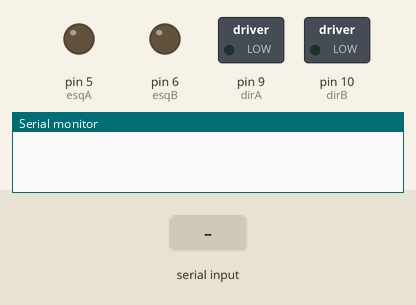
Bench run of a sketch on a simulated Arduino Uno, built with avr-gcc and run on an emulated ATmega328P. On the bench: switched loads named in the sketch (green lamp = pin HIGH), output pins drawn as LEDs (lit = HIGH), the last lines printed to the serial monitor. The inputs (shaded band) are chosen by the test bench.

Above: at 1.2 s.
1.3 s: "q" received over Serial
2.8 s: "w" received over Serial
At 3.4 s:
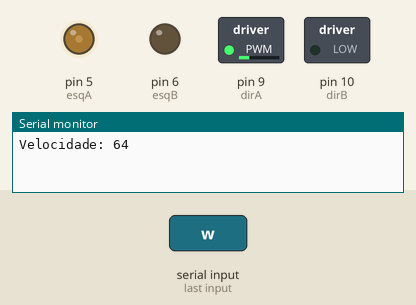
4.3 s: "d" received over Serial
At 4.6 s:
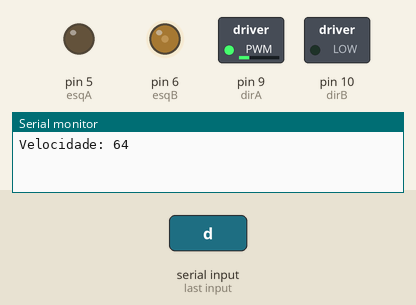
5.8 s: "a" received over Serial
At 6.9 s:
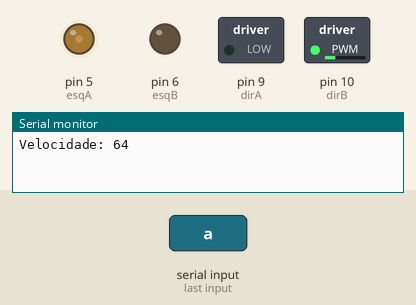
7.3 s: "x" received over Serial
At 8.1 s:
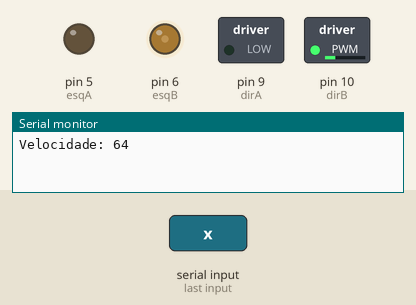
8.8 s: "q" received over Serial
At 9.2 s:
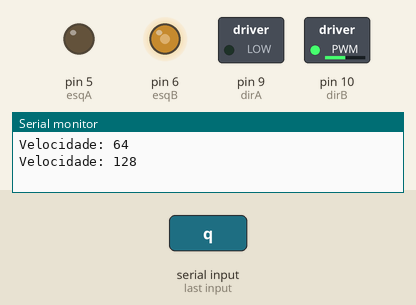
Timing chart, 0 to 11.3 s (numbered marks = the images above; inputs shaded):
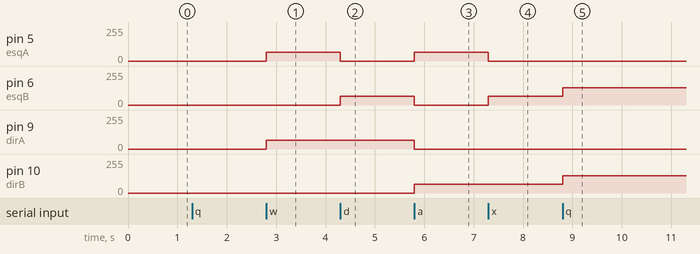

Measured:
- after the input at 2.8 s, pin 5 (esqA), pin 9 (dirA): 0/255 → 64/255 at once
- after the input at 4.3 s, pin 5 (esqA): 64/255 → 0/255 at once; pin 6 (esqB): 0/255 → 64/255 at once
- after the input at 5.8 s, pin 5 (esqA), pin 10 (dirB): 0/255 → 64/255 at once; pin 6 (esqB), pin 9 (dirA): 64/255 → 0/255 at once
- after the input at 7.3 s, pin 5 (esqA): 64/255 → 0/255 at once; pin 6 (esqB): 0/255 → 64/255 at once
- after the input at 8.8 s, pin 6 (esqB), pin 10 (dirB): 64/255 → 128/255 at once

The sketch:

beagleBoxTeste4WDePWM.ino
```cpp
/* LIVIA E GABI,

1- Coloquem o sinal de controle da ponte H nos pinos D5 e D6 do arduino,
2- Façam o upload do programa pra placa.
3- Abram o Serial Monitor
4- Mandem os sinais
    W - Pra frente.
    X - Pra tras.
    A - Pra Esquerda
    D - Pra Diretia
    S - Parada
    Q - aumenta a velocidade
    E - diminui a velocidade
 */


int esqA = 5;
int esqB = 6;
int dirA = 9;
int dirB = 10;
int vel = 0; // Velocidade dos motores, Range:(0-255)
int estado = 'i'; // inicia sem atuação nos motores
int ultimoEstado;
bool flagSerial = false;

void setup() {
  Serial.begin(38400); // Comunicação com a Rasp
  pinMode(dirA, OUTPUT);
  pinMode(dirB, OUTPUT);
  pinMode(esqA, OUTPUT);
  pinMode(esqB, OUTPUT);
}

void loop() {

  //Controle
  if(estado=='i'){} // OFF
  if(estado=='w'){ // Frente
    movimento(vel,vel,0,0);
    //Serial.println ("FRENTE");
  }
  if(estado=='d'){ // Direita
    movimento(vel,0,0,vel);
    //Serial.println ("Direita");
  }
  if(estado=='a'){ // Esquerda
    movimento(0,vel,vel,0);
  }
  if(estado=='x'){ // Ré
    movimento(0,0,vel,vel);
  }
  if(estado=='s'){ // Parado
    movimento(0,0,0,0);
  }
  //Velocidade
  if(estado=='q'){ // Aumenta a velocidade dos motores
    velocidade(+64);
  }
  if(estado=='e'){ // Diminui a velocidade dos motores
    velocidade(-64);
  }
}


//Funçao para controle dos movimentos Frente, Ré, Direita, Esquerda e Parado
void movimento(int a,int b,int c,int d) {
  analogWrite(dirA, a);
  analogWrite(esqA, b);
  analogWrite(dirB, c);
  analogWrite(esqB, d);
  ultimoEstado = estado;
}

void velocidade(signed int a){
  if (vel==192){
    if(a == +64){vel = 255;}
    else{vel = vel + a;}
  }
  else if (vel>=255){
    if(a == -64){vel = vel + a;}
  }
  else if (vel<=0){
    if(a == +64){vel = vel + a;}
  }
  else{
    vel = vel + a;
    if (vel <=0) {vel = 0;}
    else if (vel >=255){vel = 255;}
  }
  Serial.print("Velocidade: ");
  Serial.println(vel);
  estado = ultimoEstado;
}

void serialEvent() {
  while (Serial.available()) {
    estado = Serial.read(); // recebe novo dado até receber \n
//    if (inChar == '\n') {
//      flagSerial = true;
//    }
//    else {estado = inChar;}
  }
}
```
